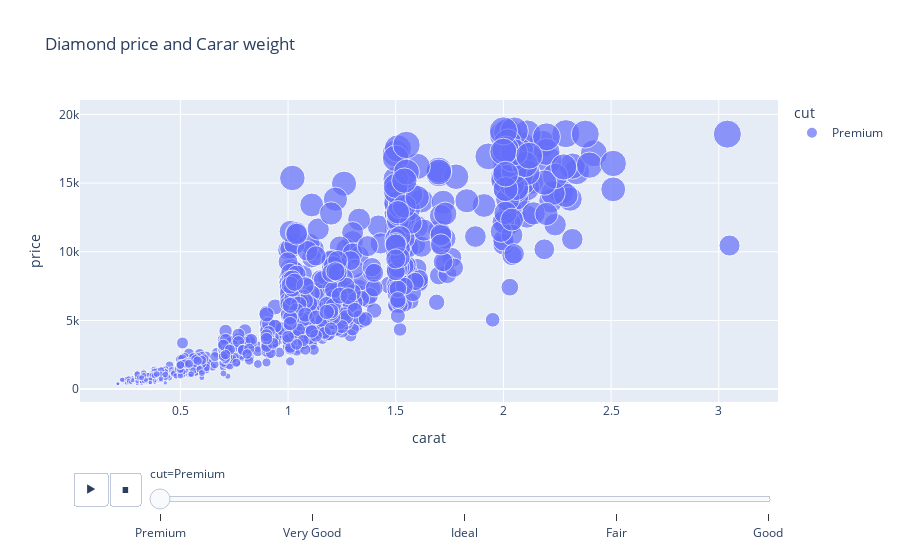

The code cell stored with this chart in its notebook:
### Markdown cell above
## Animated plots

### Code cell
# Scatter Plot

fig = px.scatter(df, x='carat',y='price',
                 color='cut',
                 size='price',
                 animation_frame='cut',
                 title='Diamond price and Carar weight')

fig.show()

### Figure 1 — Plotly figure (JSON) as saved in the notebook; plotly's stock layout.template omitted (floating-point values rounded to 4 significant figures; data arrays with more than 128 entries replaced by an {"elided": "..."} marker saying what was removed)
{"data": [{"hovertemplate": "cut=Premium<br>carat=%{x}<br>price=%{marker.size}<extra></extra>", "legendgroup": "Premium", "marker": {"color": "#636efa", "size": {"elided": "1447 int values"}, "sizemode": "area", "sizeref": 46.99, "symbol": "circle"}, "mode": "markers", "name": "Premium", "orientation": "v", "showlegend": true, "type": "scatter", "x": {"elided": "1447 float values"}, "xaxis": "x", "y": {"elided": "1447 int values"}, "yaxis": "y"}], "layout": {"legend": {"itemsizing": "constant", "title": {"text": "cut"}, "tracegroupgap": 0}, "sliders": [{"active": 0, "currentvalue": {"prefix": "cut="}, "len": 0.9, "pad": {"b": 10, "t": 60}, "steps": [{"args": [["Premium"], {"frame": {"duration": 0, "redraw": false}, "fromcurrent": true, "mode": "immediate", "transition": {"duration": 0, "easing": "linear"}}], "label": "Premium", "method": "animate"}, {"args": [["Very Good"], {"frame": {"duration": 0, "redraw": false}, "fromcurrent": true, "mode": "immediate", "transition": {"duration": 0, "easing": "linear"}}], "label": "Very Good", "method": "animate"}, {"args": [["Ideal"], {"frame": {"duration": 0, "redraw": false}, "fromcurrent": true, "mode": "immediate", "transition": {"duration": 0, "easing": "linear"}}], "label": "Ideal", "method": "animate"}, {"args": [["Fair"], {"frame": {"duration": 0, "redraw": false}, "fromcurrent": true, "mode": "immediate", "transition": {"duration": 0, "easing": "linear"}}], "label": "Fair", "method": "animate"}, {"args": [["Good"], {"frame": {"duration": 0, "redraw": false}, "fromcurrent": true, "mode": "immediate", "transition": {"duration": 0, "easing": "linear"}}], "label": "Good", "method": "animate"}], "x": 0.1, "xanchor": "left", "y": 0, "yanchor": "top"}], "title": {"text": "Diamond price and Carar weight"}, "updatemenus": [{"buttons": [{"args": [null, {"frame": {"duration": 500, "redraw": false}, "fromcurrent": true, "mode": "immediate", "transition": {"duration": 500, "easing": "linear"}}], "label": "&#9654;", "method": "animate"}, {"args": [[null], {"frame": {"duration": 0, "redraw": false}, "fromcurrent": true, "mode": "immediate", "transition": {"duration": 0, "easing": "linear"}}], "label": "&#9724;", "method": "animate"}], "direction": "left", "pad": {"r": 10, "t": 70}, "showactive": false, "type": "buttons", "x": 0.1, "xanchor": "right", "y": 0, "yanchor": "top"}], "xaxis": {"anchor": "y", "domain": [0, 1], "title": {"text": "carat"}}, "yaxis": {"anchor": "x", "domain": [0, 1], "title": {"text": "price"}}}}
